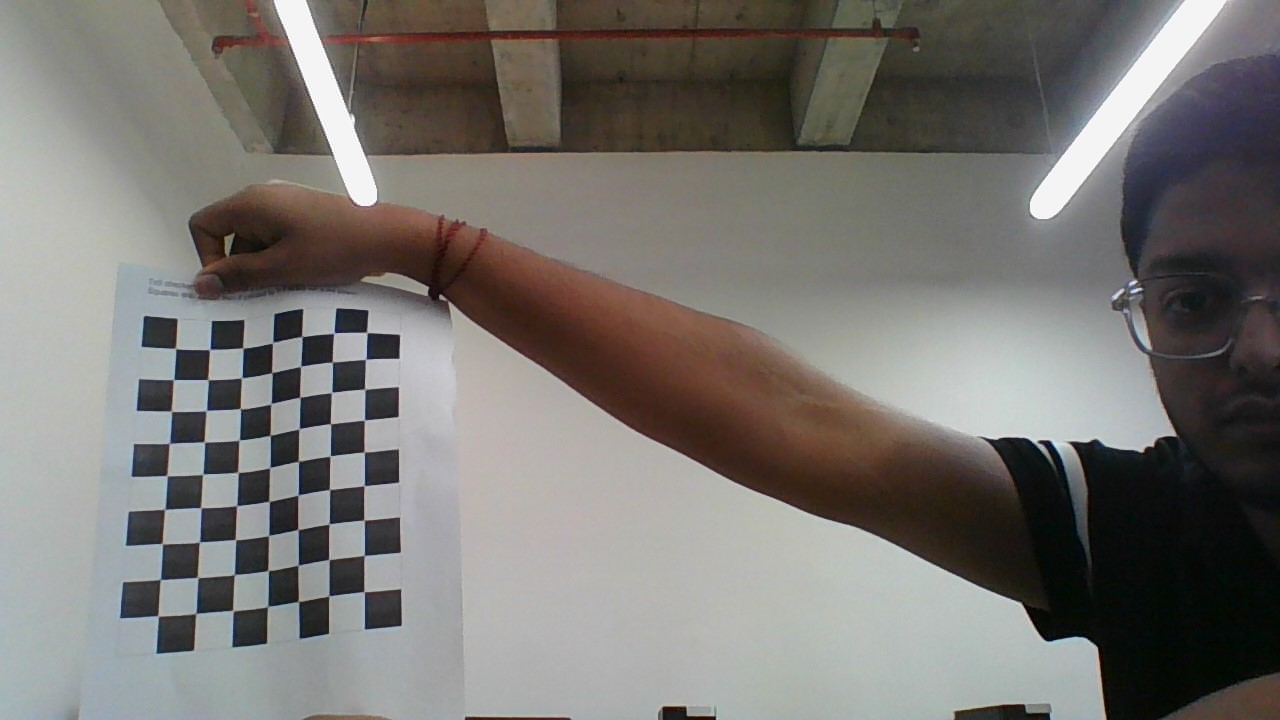
#> input picture 1.jpg, 1280 x 720 px; its folder holds only this picture in this run
$ jupyter execute Callibration.ipynb
#> lines starting #> are read from the running program, lines starting #| are printed output that depends on the picture; after the words box and inside, x2 and y2 are one past the last pixel; in counts of white or black regions, pixels touching at a corner belong together; long printed decimals are rounded
[cell 1]
# Import required modules
import cv2
import numpy as np
import os
import glob


# Define the dimensions of checkerboard
CHECKERBOARD = (7, 9)


# stop the iteration when specified
# accuracy, epsilon, is reached or
# specified number of iterations are completed.
criteria = (cv2.TERM_CRITERIA_EPS +
			cv2.TERM_CRITERIA_MAX_ITER, 30, 0.001)


# Vector for 3D points
threedpoints = []

# Vector for 2D points
twodpoints = []


# 3D points real world coordinates
objectp3d = np.zeros((1, CHECKERBOARD[0]
					* CHECKERBOARD[1],
					3), np.float32)
objectp3d[0, :, :2] = np.mgrid[0:CHECKERBOARD[0],
							0:CHECKERBOARD[1]].T.reshape(-1, 2)
prev_img_shape = None


# Extracting path of individual image stored
# in a given directory. Since no path is
# specified, it will take current directory
# jpg files alone
images = glob.glob('*.jpg')

for filename in images:
	image = cv2.imread(filename)
#> image is the input picture: shape (720, 1280, 3); mean B, G, R 113.2, 117, 119.8
	grayColor = cv2.cvtColor(image, cv2.COLOR_BGR2GRAY)
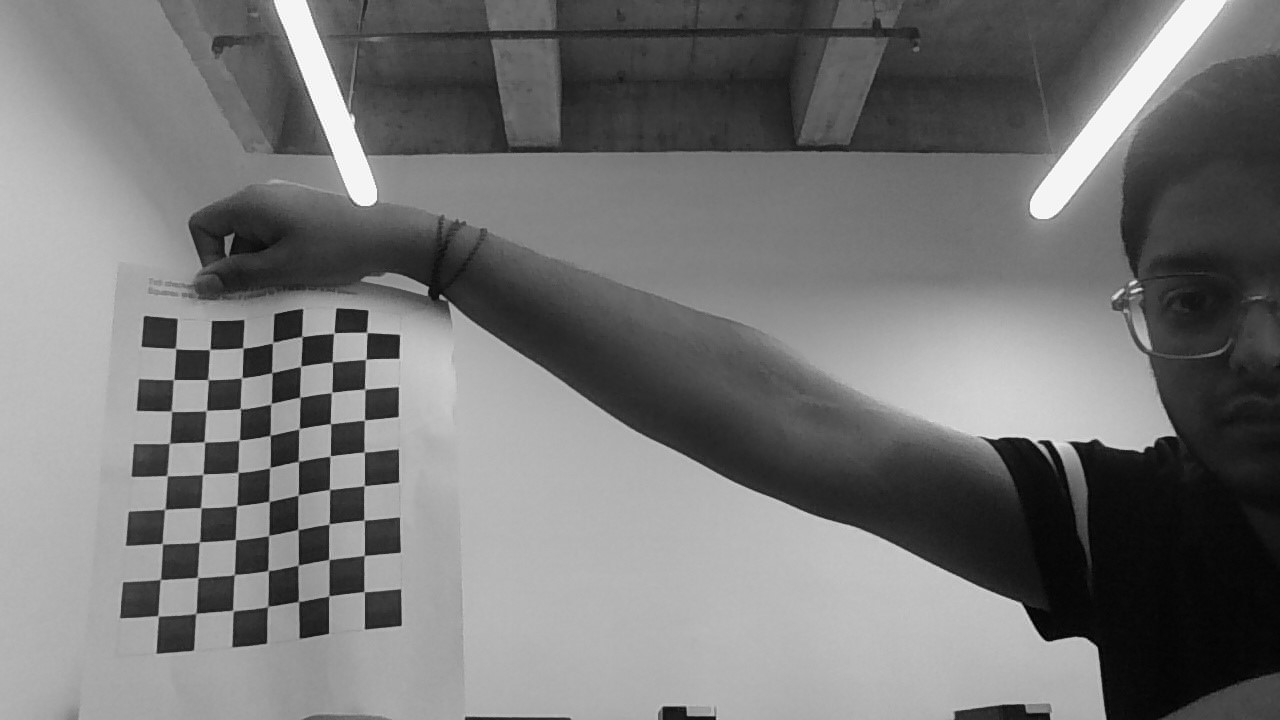
#> grayColor: shape (720, 1280); min 0, max 255, mean 117.4

	# Find the chess board corners
	# If desired number of corners are
	# found in the image then ret = true
	ret, corners = cv2.findChessboardCorners(
					grayColor, CHECKERBOARD,
					cv2.CALIB_CB_ADAPTIVE_THRESH
					+ cv2.CALIB_CB_FAST_CHECK +
					cv2.CALIB_CB_NORMALIZE_IMAGE)
#> ret = True; corners = 63 rows, first 8: [175.3, 348.2], [209.6, 349.6], [243, 348], [272.1, 343.4], [302.1, 336.4], [334, 333.2], [367, 332.5], [173.7, 379.5]

	# If desired number of corners can be detected then,
	# refine the pixel coordinates and display
	# them on the images of checker board
	if ret == True:
		threedpoints.append(objectp3d)

		# Refining pixel coordinates
		# for given 2d points.
		corners2 = cv2.cornerSubPix(
			grayColor, corners, (11, 11), (-1, -1), criteria)
#> corners2 = 63 rows, first 8: [175.6, 348.6], [209.7, 349.5], [242.9, 348.1], [272.6, 342.6], [301.8, 336.5], [333.8, 333], [366.8, 332.4], [173.6, 379.5]

		twodpoints.append(corners2)

		# Draw and display the corners
		image = cv2.drawChessboardCorners(image,
										CHECKERBOARD,
										corners2, ret)
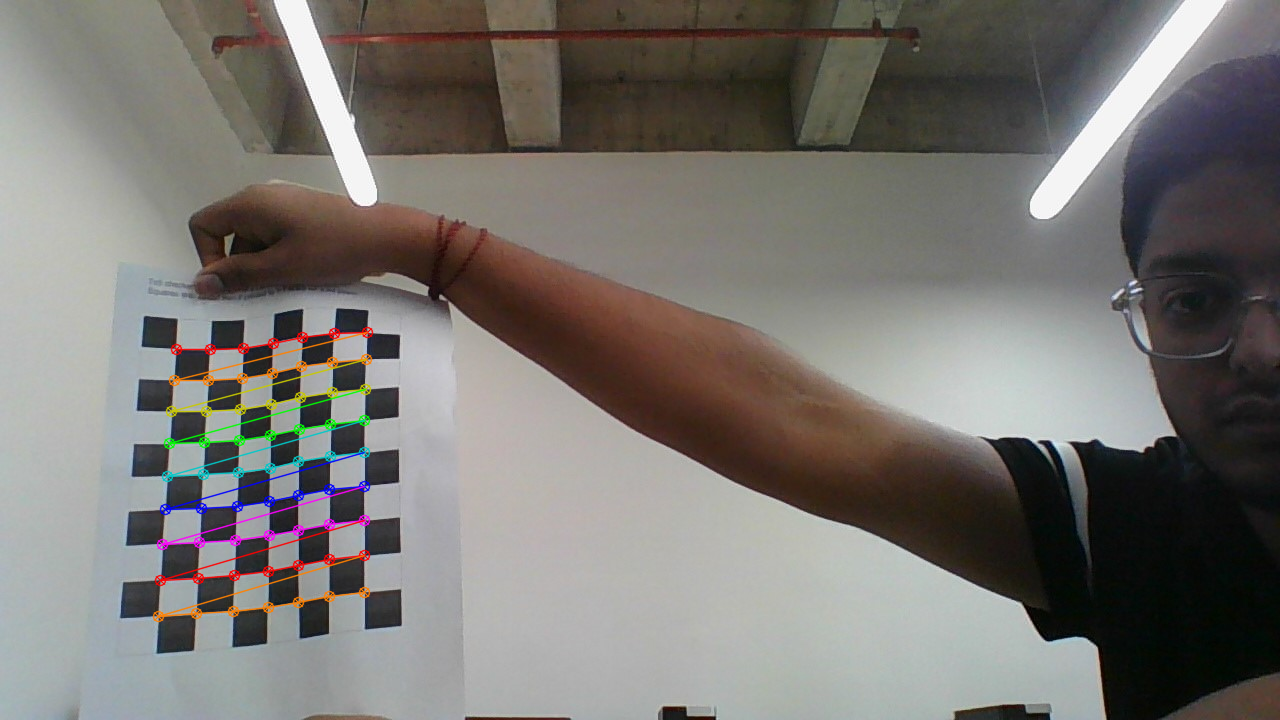
#> image: shape (720, 1280, 3); 1.65% of pixels changed, all inside (x1, y1, x2, y2) = (152, 326, 374, 623)

	cv2.imwrite('img.jpg', image)

cv2.destroyAllWindows()

h, w = image.shape[:2]
#> h = 720; w = 1280


# Perform camera calibration by
# passing the value of above found out 3D points (threedpoints)
# and its corresponding pixel coordinates of the
# detected corners (twodpoints)
ret, matrix, distortion, r_vecs, t_vecs = cv2.calibrateCamera(
	threedpoints, twodpoints, grayColor.shape[::-1], None, None)
#> ret = 2.32; matrix = [[178.2, 0, 689.3], [0, 226.4, 361.7], [0, 0, 1]]; distortion = [[0.00463, -0.00153, -0.0249, -0.0023, 6.29e-05]]; r_vecs = ([-0.22, -0.126, -0.267],); t_vecs = ([-19.3, 1.07, 6.61],)


# Displaying required output
print(" Camera matrix:")
print(matrix)
#| [[178.227   0.         689.267]
#|  [  0.         226.398 361.727]
#|  [  0.           0.           1.        ]]

print("\n Distortion coefficient:")
print(distortion)
#| [[ 4.62800328e-03 -1.53321358e-03 -2.48538232e-02 -2.30298510e-03
#|    6.28746363e-05]]

print("\n Rotation Vectors:")
print(r_vecs)
#| (array([[-0.2204],
#|        [-0.1263],
#|        [-0.2674]]),)

print("\n Translation Vectors:")
print(t_vecs)
#| (array([[-19.305],
#|        [  1.070],
#|        [  6.608]]),)

$ run again, on 2.jpg
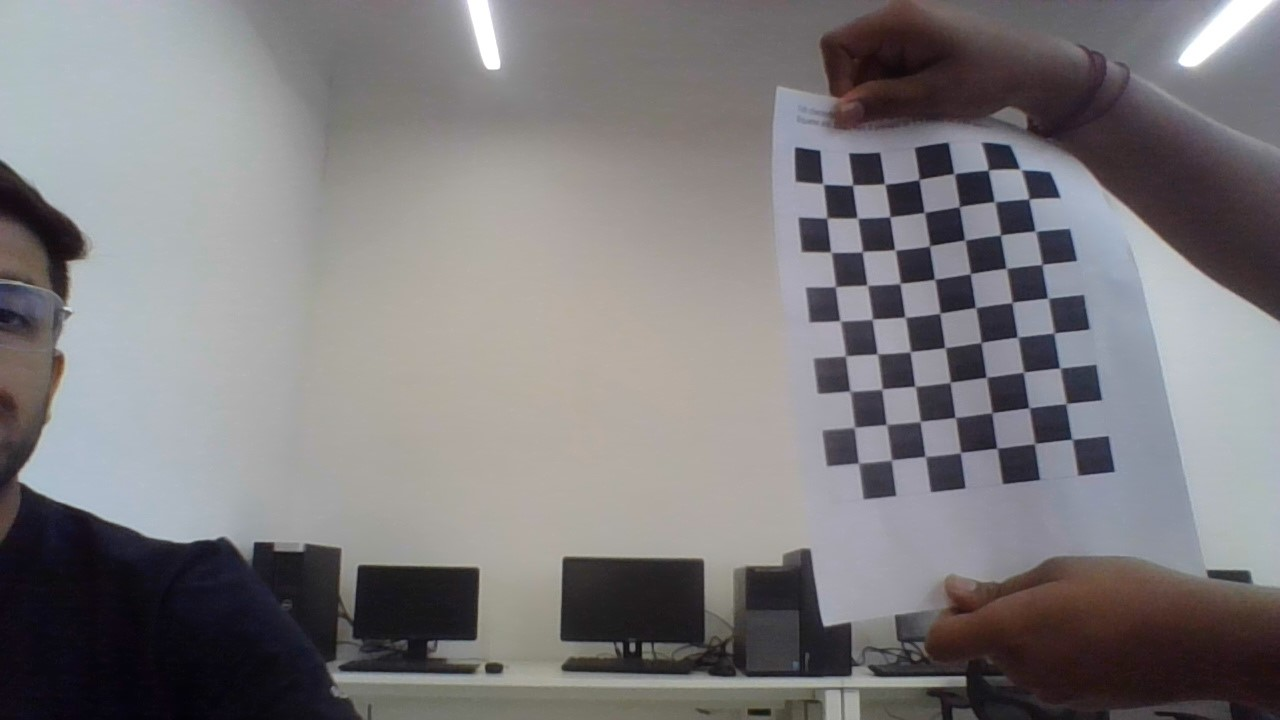
#> input picture 2.jpg, 1280 x 720 px
#> image is the input picture: shape (720, 1280, 3); mean B, G, R 124.5, 122.5, 125.1
#> `ret, corners = cv2.findChessboardCorners( grayColor, CHECKERBOARD, cv2..`: ret = True; corners = 63 rows, first 8: [822.2, 183.9], [852.1, 184.9], [884.2, 184.2], [919, 179.5], [953.4, 173.4], [987.3, 169.9], [1020.5, 169], [827.4, 218.8]
#> corners2 = 63 rows, first 8: [823, 183.9], [852.6, 185.1], [884.7, 184], [919, 179.5], [954, 173.6], [988.2, 170], [1020.4, 169.3], [826.9, 217.9]
#> `image = cv2.drawChessboardCorners(image, CHECKERBOARD, corners2, ret)`:
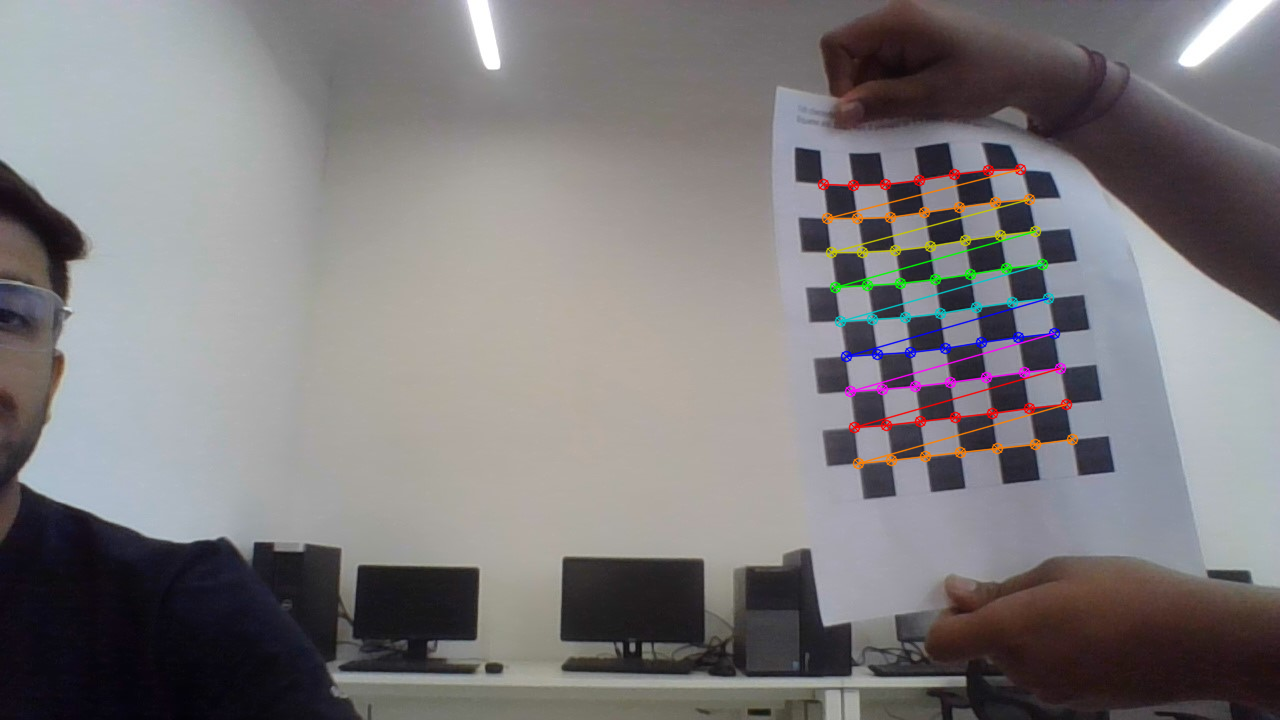
#> image: shape (720, 1280, 3); 1.68% of pixels changed, all inside (x1, y1, x2, y2) = (817, 163, 1079, 470)
#> `ret, matrix, distortion, r_vecs, t_vecs = cv2.calibrateCamera( threedp..`: ret = 1.16; matrix = [[869, 0, 542.2], [0, 899.8, 498.1], [0, 0, 1]]; distortion = [[-0.944, 2.65, -0.0649, -0.0633, -2.08]]; r_vecs = ([-0.392, -0.00432, -0.0142],); t_vecs = ([8.17, -7.94, 21.73],)
#| [[869.035   0.         542.248]
#|  [  0.         899.823 498.075]
#|  [  0.           0.           1.        ]]
#| [[-0.9436  2.653 -0.06494 -0.06326 -2.084]]
#| (array([[-0.3921],
#|        [-0.00432],
#|        [-0.01424]]),)
#| (array([[ 8.171 ],
#|        [-7.942],
#|        [21.729]]),)
